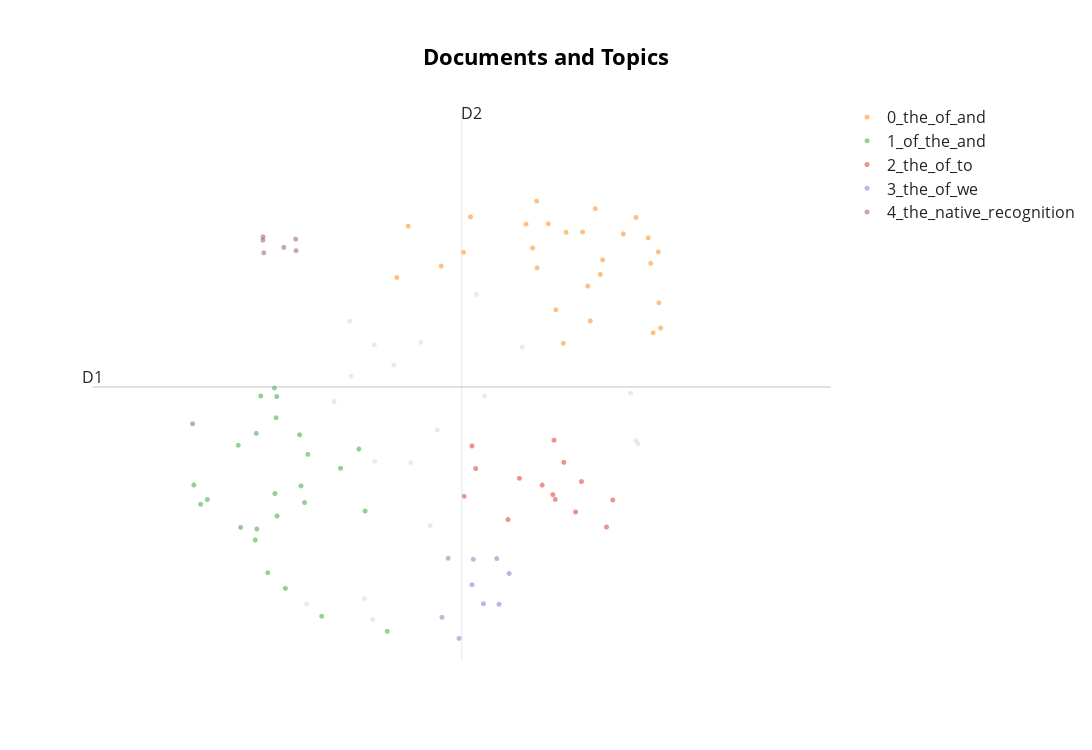

Notebook code for this chart:
### Code cell
# 可视化主题和文档
fig = topic_model.visualize_documents(
    titles,
    reduced_embeddings=reduced_embeddings,
    width=1200,
    hide_annotations=True
)
# 更新图例字体设置以便于可视化
fig.update_layout(font=dict(size=16))

### Figure 1 — Plotly figure (JSON) as saved in the notebook; plotly's stock layout.template omitted (floating-point values rounded to 4 significant figures)
{"data": [{"hoverinfo": "text", "hovertext": ["Valence extraction using EM selection and co-occurrence matrices", "In memoriam Maurice Gross", "What's in a Name?", "On the fractal nature of mutual relevance sequences in the Internet news\n  message flows", "Effects of High-Order Co-occurrences on Word Semantic Similarities", "Network statistics on early English Syntax: Structural criteria", "New Confidence Measures for Statistical Machine Translation", "Open architecture for multilingual parallel texts", "Graph Algorithms for Improving Type-Logical Proof Search", "About the creation of a parallel bilingual corpora of web-publications", "The Generation of Textual Entailment with NLML in an Intelligent\n  Dialogue system for Language Learning CSIEC", "Google distance between words", "A Semi-Automatic Framework to Discover Epistemic Modalities in\n  Scientific Articles", "Using descriptive mark-up to formalize translation quality assessment", "Online-concordance \"Perekhresni stezhky\" (\"The Cross-Paths\"), a novel by\n  Ivan Franko", "The structure of verbal sequences analyzed with unsupervised learning\n  techniques", "Practical Approach to Knowledge-based Question Answering with Natural\n  Language Understanding and Advanced Reasoning", "Network of two-Chinese-character compound words in Japanese language", null], "marker": {"color": "#CFD8DC", "opacity": 0.5, "size": 5}, "mode": "markers+text", "name": "other", "showlegend": false, "type": "scattergl", "x": [7.113, 8.007, 6.621, 8.878, 8.938, 6.824, 6.975, 6.632, 6.276, 6.82, 6.741, 8.922, 7.704, 6.497, 7.193, 7.268, 6.808, 7.639, 7.325], "y": [3.216, 4.354, 4.61, 3.901, 3.402, 3.229, 4.177, 4.067, 1.822, 4.377, 1.874, 3.432, 3.872, 3.818, 4.401, 2.595, 1.667, 4.875, 3.538]}, {"hoverinfo": "text", "hovertext": ["Can a Computer Laugh ?", "Constructing word similarities in Meroitic as an aid to decipherment", "On the role of autocorrelations in texts", "Approaching the linguistic complexity", "Beyond word frequency: Bursts, lulls, and scaling in the temporal\n  distributions of words", "Segmentation and Context of Literary and Musical Sequences", "Some properties of the Ukrainian writing system", "How to realize \"a sense of humour\" in computers ?", "Beyond Zipf's law: Modeling the structure of human language", "On the nature of long-range letter correlations in texts", "Zipf's Law and Avoidance of Excessive Synonymy", "Textual Fingerprinting with Texts from Parkin, Bassewitz, and Leander", "Soft Uncoupling of Markov Chains for Permeable Language Distinction: A\n  New Algorithm", "Discovering Global Patterns in Linguistic Networks through Spectral\n  Analysis: A Case Study of the Consonant Inventories", "Between conjecture and memento: shaping a collective emotional\n  perception of the future", "Distribution of complexities in the Vai script", "Linguistic Information Energy", "Language structure in the n-object naming game", "Statistical analysis of the Indus script using $n$-grams", "What It Feels Like To Hear Voices: Fond Memories of Julian Jaynes", "Investigation of the Zipf-plot of the extinct Meroitic language", "The emerging field of language dynamics", "Bio-linguistic transition and Baldwin effect in an evolutionary\n  naming-game model", "On the Entropy of Written Spanish", "Formal semantics of language and the Richard-Berry paradox", "A Comparison of natural (english) and artificial (esperanto) languages.\n  A Multifractal method based analysis", "Text as Statistical Mechanics Object"], "marker": {"opacity": 0.5, "size": 5}, "mode": "markers+text", "name": "0_the_of_and", "text": ["", "", "", "", "", "", "", "", "", "", "", "", "", "", "", "", "", "", "", "", "", "", "", "", "", "", ""], "textfont": {"size": 12}, "type": "scattergl", "x": [9.106, 7.091, 8.654, 8.493, 9.019, 8.218, 7.357, 9.06, 8.921, 8.594, 8.821, 8.091, 7.0, 7.536, 9.12, 8.124, 8.555, 9.101, 7.593, 8.337, 8.038, 8.277, 9.04, 8.127, 8.636, 8.36, 8.533], "y": [4.792, 5.548, 5.215, 5.49, 5.432, 5.571, 5.154, 4.496, 5.634, 5.72, 5.471, 5.333, 5.041, 5.29, 4.543, 5.795, 4.612, 5.294, 5.639, 4.393, 5.568, 4.723, 5.18, 5.136, 5.072, 5.487, 4.957]}, {"hoverinfo": "text", "hovertext": ["Une grammaire formelle du cr\\'eole martiniquais pour la g\\'en\\'eration\n  automatique", "A Formal Model of Dictionary Structure and Content", "Graphes param\\'etr\\'es et outils de lexicalisation", "A resource-based Korean morphological annotation system", "A Layered Grammar Model: Using Tree-Adjoining Grammars to Build a Common\n  Syntactic Kernel for Related Dialects", "Concerning Olga, the Beautiful Little Street Dancer (Adjectives as\n  Higher-Order Polymorphic Functions)", "Using Description Logics for Recognising Textual Entailment", "UNL-French deconversion as transfer & generation from an interlingua\n  with possible quality enhancement through offline human interaction", "Proof nets for display logic", "Outilex, plate-forme logicielle de traitement de textes \\'ecrits", "Syntactic variation of support verb constructions", "A toolkit for a generative lexicon", "Let's get the student into the driver's seat", "Computational Representation of Linguistic Structures using\n  Domain-Specific Languages", "Morphological annotation of Korean with Directly Maintainable Resources", "Robustness Evaluation of Two CCG, a PCFG and a Link Grammar Parsers", "International Standard for a Linguistic Annotation Framework", "Lexicon management and standard formats", "Feature Unification in TAG Derivation Trees", "Exploring a type-theoretic approach to accessibility constraint\n  modelling", "Evaluation of a Grammar of French Determiners", "Very strict selectional restrictions", "On the Development of Text Input Method - Lessons Learned", "TuLiPA: Towards a Multi-Formalism Parsing Environment for Grammar\n  Engineering", "Framework and Resources for Natural Language Parser Evaluation"], "marker": {"opacity": 0.5, "size": 5}, "mode": "markers+text", "name": "1_of_the_and", "text": ["", "", "", "", "", "", "", "", "", "", "", "", "", "", "", "", "", "", "", "", "", "", "", "", ""], "textfont": {"size": 12}, "type": "scattergl", "x": [5.425, 6.286, 6.022, 5.907, 5.37, 6.105, 6.924, 5.727, 5.964, 5.871, 6.746, 6.549, 6.696, 5.863, 6.036, 6.231, 6.031, 6.22, 5.746, 6.397, 6.259, 5.479, 6.017, 5.876, 6.038], "y": [2.804, 3.297, 2.91, 3.872, 2.994, 1.975, 1.551, 3.387, 2.129, 3.504, 2.737, 3.159, 3.349, 2.451, 3.867, 2.985, 3.658, 3.489, 2.576, 1.7, 2.821, 2.851, 3.951, 2.56, 2.688]}, {"hoverinfo": "text", "hovertext": ["How Is Meaning Grounded in Dictionary Definitions?", "Analyse spectrale des textes: d\\'etection automatique des fronti\\`eres\n  de langue et de discours", "Du corpus au dictionnaire", "A Computational Model to Disentangle Semantic Information Embedded in\n  Word Association Norms", "The Latent Relation Mapping Engine: Algorithm and Experiments", "Methods to integrate a language model with semantic information for a\n  word prediction component", "Bootstrapping Deep Lexical Resources: Resources for Courses", "A chain dictionary method for Word Sense Disambiguation and applications", "A semantic space for modeling children's semantic memory", "BagPack: A general framework to represent semantic relations", "A Uniform Approach to Analogies, Synonyms, Antonyms, and Associations", "Computational Approaches to Measuring the Similarity of Short Contexts :\n  A Review of Applications and Methods", "Learning Probabilistic Models of Word Sense Disambiguation", "Parts-of-Speech Tagger Errors Do Not Necessarily Degrade Accuracy in\n  Extracting Information from Biomedical Text"], "marker": {"opacity": 0.5, "size": 5}, "mode": "markers+text", "name": "2_the_of_to", "text": ["", "", "", "", "", "", "", "", "", "", "", "", "", ""], "textfont": {"size": 12}, "type": "scattergl", "x": [8.263, 7.604, 7.893, 8.342, 8.437, 8.168, 7.634, 8.254, 8.685, 8.484, 8.273, 8.736, 7.985, 7.541], "y": [3.436, 3.379, 2.654, 3.217, 2.729, 2.994, 3.156, 2.899, 2.58, 3.029, 2.852, 2.846, 3.06, 2.883]}, {"hoverinfo": "text", "hovertext": ["What's in a Message?", "CoZo+ - A Content Zoning Engine for textual documents", "Using Synchronic and Diachronic Relations for Summarizing Multiple\n  Documents Describing Evolving Events", "Figuring out Actors in Text Streams: Using Collocations to establish\n  Incremental Mind-maps", "Assembling Actor-based Mind-Maps from Text Stream", "Textual Entailment Recognizing by Theorem Proving Approach", "The Application of Fuzzy Logic to Collocation Extraction", "Some Reflections on the Task of Content Determination in the Context of\n  Multi-Document Summarization of Evolving Events", "Generating models for temporal representations"], "marker": {"opacity": 0.5, "size": 5}, "mode": "markers+text", "name": "3_the_of_we", "text": ["", "", "", "", "", "", "", "", ""], "textfont": {"size": 12}, "type": "scattergl", "x": [7.413, 7.604, 7.803, 7.821, 7.697, 7.363, 7.501, 7.615, 7.903], "y": [2.271, 2.011, 2.269, 1.817, 1.823, 1.689, 1.481, 2.261, 2.121]}, {"hoverinfo": "text", "hovertext": ["Am\\'elioration des Performances des Syst\\`emes Automatiques de\n  Reconnaissance de la Parole pour la Parole Non Native", "Discriminative Phoneme Sequences Extraction for Non-Native Speaker's\n  Origin Classification", "Introduction to Arabic Speech Recognition Using CMUSphinx System", "Arabic Speech Recognition System using CMU-Sphinx4", "Phoneme recognition in TIMIT with BLSTM-CTC", "Learning Phonotactics Using ILP", "Combined Acoustic and Pronunciation Modelling for Non-Native Speech\n  Recognition"], "marker": {"opacity": 0.5, "size": 5}, "mode": "markers+text", "name": "4_the_native_recognition", "text": ["", "", "", "", "", "", ""], "textfont": {"size": 12}, "type": "scattergl", "x": [5.925, 5.926, 6.188, 6.191, 6.092, 5.36, 5.932], "y": [5.41, 5.442, 5.42, 5.306, 5.338, 3.598, 5.285]}], "layout": {"annotations": [{"showarrow": false, "text": "D1", "x": 4.556, "y": 3.962, "yshift": 10}, {"showarrow": false, "text": "D2", "x": 7.522, "xshift": 10, "y": 6.664}], "font": {"size": 16}, "height": 750, "shapes": [{"line": {"color": "#CFD8DC", "width": 2}, "type": "line", "x0": 7.522, "x1": 7.522, "y0": 1.259, "y1": 6.664}, {"line": {"color": "#9E9E9E", "width": 2}, "type": "line", "x0": 4.556, "x1": 10.49, "y0": 3.962, "y1": 3.962}], "title": {"font": {"color": "Black", "size": 22}, "text": "<b>Documents and Topics</b>", "x": 0.5, "xanchor": "center", "yanchor": "top"}, "width": 1200, "xaxis": {"autorange": true, "range": [4.478, 10.49], "visible": false}, "yaxis": {"autorange": true, "range": [1.249, 6.78], "visible": false}}}
